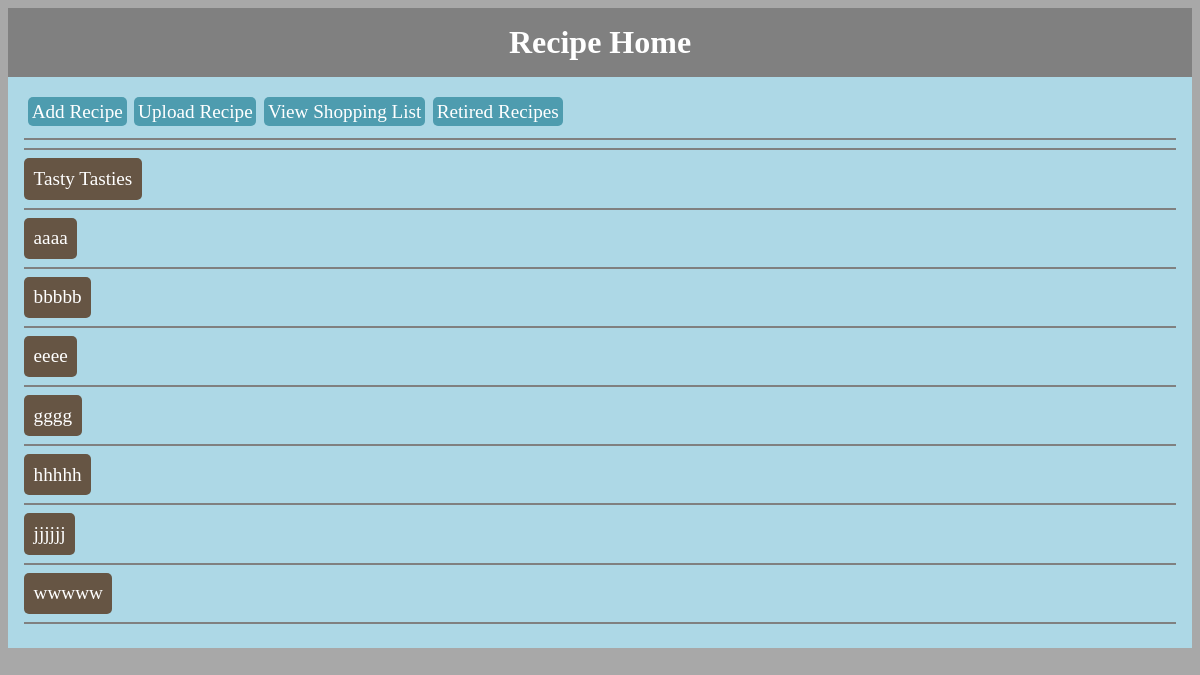
/menu/, run on an earlier commit of the app's database.
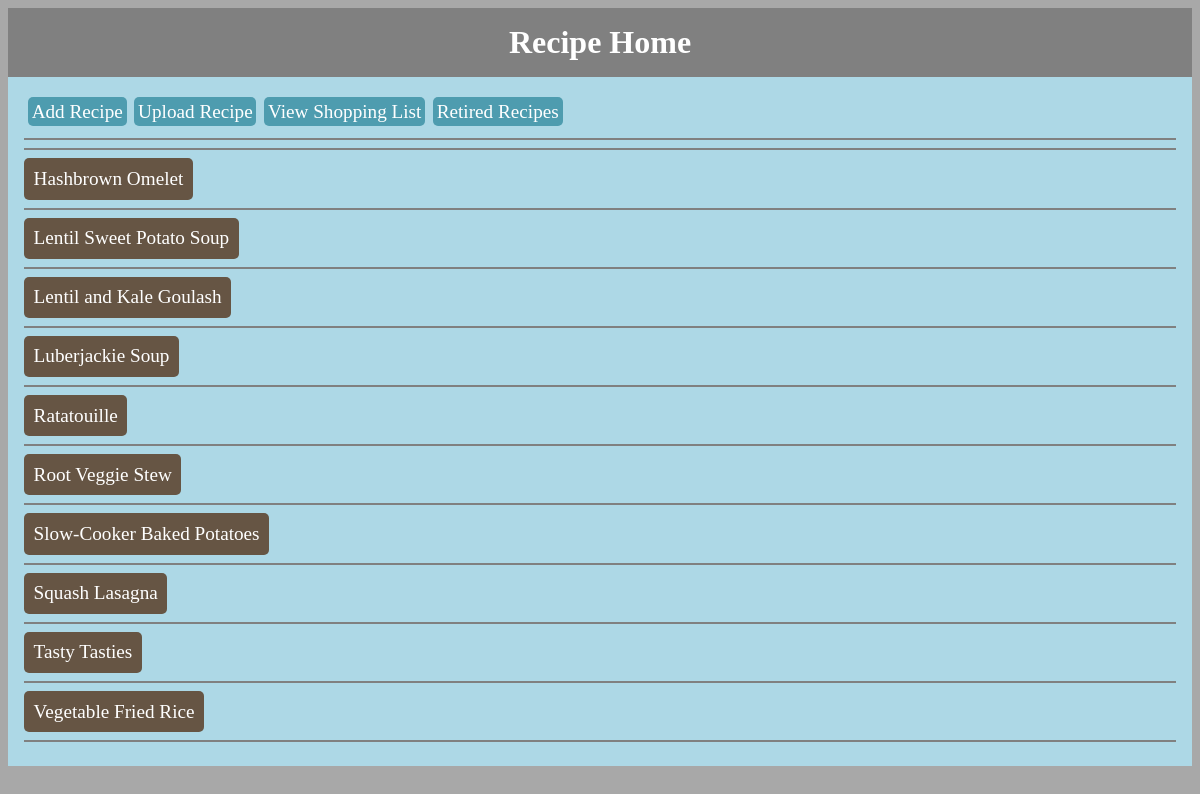
And on a later commit of the database.
### menu/models.py (models this page shows, shortened)
class Recipe(models.Model):
    id = models.AutoField(primary_key=True)
    name = models.CharField(max_length=80, unique=True)
    prepMethod = models.CharField(max_length=30, null=True, blank=True)
    temperature = models.CharField(max_length=10, null=True, blank=True)
    directions = models.TextField(null=True)
    source = models.CharField(max_length=1000, null=True, blank=True)
    servings = models.IntegerField(default=0)
    prepTime = models.IntegerField(default=0)
    cookTime = models.IntegerField(default=0)
    enabled = models.BooleanField(default=True)
    class Meta:
        ordering = ('name', )

### menu/views.py (the view)
class Index(generic.ListView):
    model = Recipe
    template_name = 'menu/index.html'
    def get_queryset(self):
        return Recipe.objects.filter(enabled=1)

### menu/templates/menu/index.html (shortened to what this page needs)
{% load staticfiles %}
{% load menu_extras %}
{% include "menu/stylesheets.html" %}
<html>
	<head>
	</head>
	<body>
        <div id="title">
            Recipe Home
        </div>
        <div id="content">
            <div>
                <a class="button" id="nav" href="{% url 'menu:addrecipe' %}">Add Recipe</a>
                <a class="button" id="nav" href="{% url 'menu:uploadrecipe' %}">Upload Recipe</a>
                <a class="button" id="nav" href="{% url 'menu:manageshoppinglist' %}">View Shopping List</a>
                <a class="button" id="nav" href="{% url 'menu:retiredrecipes' %}">Retired Recipes</a>
            </div><div style="clear:both"></div>
            <hr noshade><hr noshade>
            {% for recipe in recipe_list %}
                <a class="button" id="recipe" href = "{% url 'menu:recipedetails' recipe.id %}">{{ recipe.name }}</a>
                <hr noshade>
            {% endfor %}
        </div>
    </body>

What changed in the data, as far as the page shows it:
no longer on this page (row edited): Recipe: name "aaaa"
no longer on this page (row edited): Recipe: name "bbbbb"
no longer on this page (row edited): Recipe: name "eeee"
no longer on this page (row edited): Recipe: name "gggg"
no longer on this page (row edited): Recipe: name "hhhhh"
no longer on this page (row edited): Recipe: name "jjjjjj"
no longer on this page (row edited): Recipe: name "wwwww"
now on this page (row edited): Recipe: name "Hashbrown Omelet"
now on this page (row edited): Recipe: name "Lentil Sweet Potato Soup"
now on this page (row edited): Recipe: name "Lentil and Kale Goulash"
now on this page (row edited): Recipe: name "Luberjackie Soup"
now on this page (row edited): Recipe: name "Ratatouille"
now on this page (row edited): Recipe: name "Root Veggie Stew"
now on this page (row edited): Recipe: name "Slow-Cooker Baked Potatoes"
now on this page (row edited): Recipe: name "Squash Lasagna"
now on this page (row edited): Recipe: name "Vegetable Fried Rice"
